Frame 1 (no input): blank canvas, image omitted
Frame 60 (no input): blank canvas, image omitted
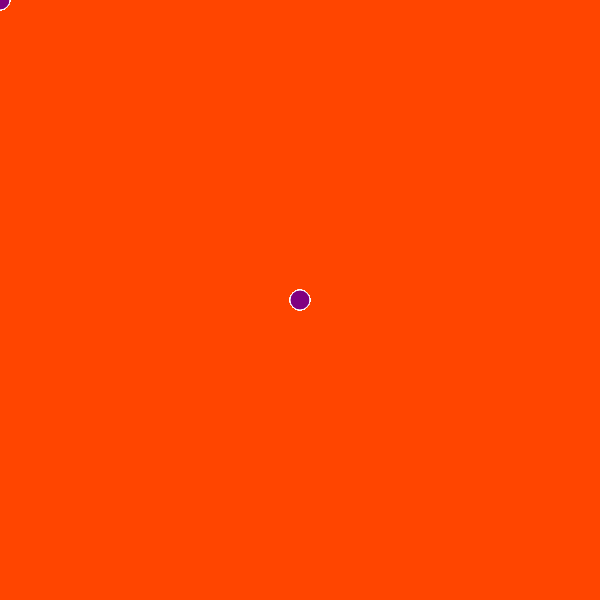
Frame 120 (the mouse pressed at the canvas centre since frame 60)

The p5.js sketch whose frames 1 and 60 were blank and that drew this single picture after the mouse press (run headless with seeded random() and noise() and a simulated clock; from frame 60 on, the mouse is pressed at the canvas centre):

// p5.js sketch
// ── sketch.js
function setup() {
  createCanvas(600, 600);
  background ("orangered");
}

function draw() {
  stroke ("white");
  fill ("purple");
    if (mouseIsPressed);{
      circle(mouseX, mouseY, 20,35)
}
}
